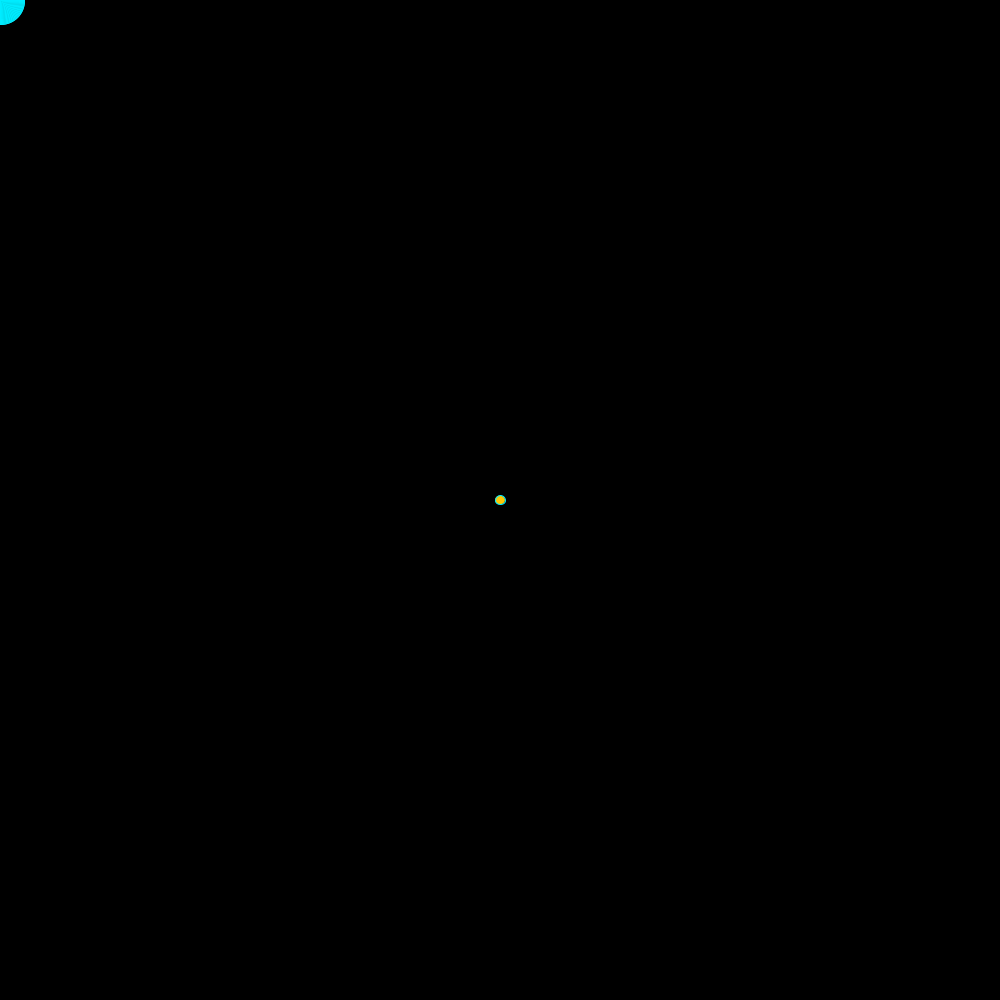
Frame 1 (no input)
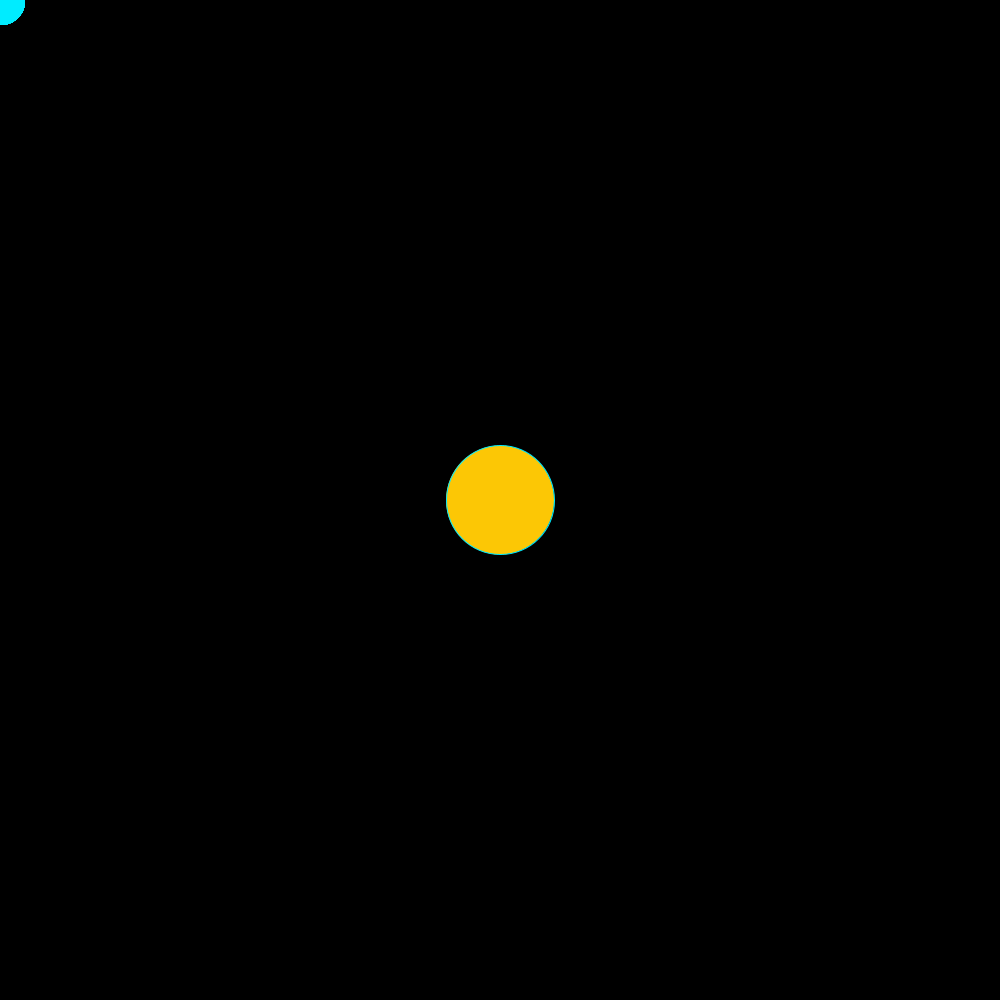
Frame 60 (the mouse pressed at the canvas centre just before this capture)
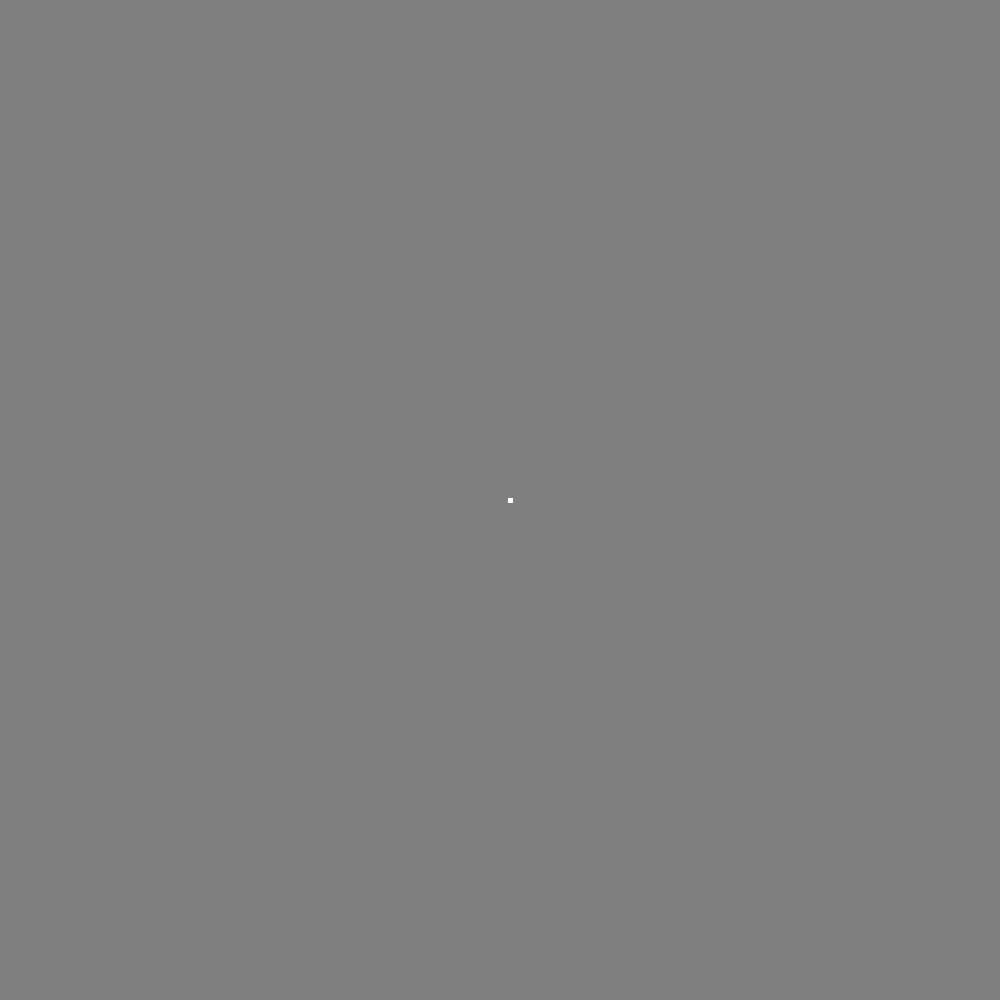
Frame 120 (the mouse held since frame 60 and released just before this capture)

The Processing sketch that drew these frames (run headless with seeded random() and noise(); from frame 60 on, the mouse is pressed at the canvas centre):

// Processing sketch: Mapping
// ── Mapping.pde
String Here;
int xC1, yC1;
int size = 10;
int r, g, b;
float summ;

void setup()
{
  noStroke();
  size(1000,1000);
  background(0);
xC1 = 500;
yC1 = 500;



}

void draw() 
{

circle1();

summ= sum(mouseX, mouseY);
if(summ>10){
  textAlign(CENTER);
  textSize(30);
  fill(map(mouseX, 0, width, 0, 255), map(mouseY, 0, height, 0, 255));
  text("YES", 500, 500);
}

  for(int i =0;i<50;i++){  //drawing square
        float r = random(10, 500);
  stroke(#00ECFF);
  strokeWeight(1);
  fill(map(mouseX, 12, width, 0, 255), map(mouseY, 0, height, 0, 255));
  //rectMode(CENTER);
ellipse(mouseX, mouseY, i, i);
  }
  
  if(calDis1() < 400){
  println("Inside the cirlcle");
  noStroke();
  fill(#FCC705);
fill(random(0, 255), random(0, 255), random(0, 255));
   ellipse(xC1, yC1, size++, size++);
  }else{
      fill(#FCC705);
    ellipse(xC1, yC1, size--, size--);
  }
  
if(mousePressed){
  //do sth
  background(map(mouseX, 0, width, 0, 255), map(mouseY, 0, height, 0, 255),map(mouseY, 0, height, 0, 255));;
    float x1=mouseY;
  float y1=mouseX;
  float x2=mouseX;
  float y2=mouseY;
  
  int numDots = 40; //lerp function
  //float spacing = 100.0 / (numDots - 1);
  for(int x = 0; x < numDots; x++){
     for(int y = 0; y < numDots; y++){
       float px=lerp(x1, x2, x/10.0)+10;
    float py=lerp(y1, y2, y/10.0);
    stroke(255);
    strokeWeight(5);
    point(px, py);
     }
  }
  if(calDis1() < 150){
    //fill(map(mouseX, 0, width, 0, 255), map(mouseY, 0, height, 0, 255), map(mouseX, 0, width, 0, 255));
  }
  if(OnPoint(mouseX, mouseY)==false){
  println("notonpoint");
textSize(50);
  fill(map(mouseX, 0, width, 0, 255), map(mouseY, 0, height, 100, 255));
  textAlign(CENTER);
  text("NOPE", 500, 500);
}

}

}

int sum(int s1, int s2){ //int return
  int sum =s1+s2;
  return sum;
}

void circle1() {   
  noStroke();
  //fill(map(mouseX, 0, width, 0, 255), map(mouseY, 0, height, 0, 255), map(mouseX, 0, width, 0, 255));
  //circle(map(mouseX, 0, width, width, 0), map(mouseY, 0, height, height, 0), 50);
    float r = random(10, 600);
  fill(map(mouseX, 0, width, 0, 255), map(mouseY, 0, height, 0, 255),map(mouseY, 0, height, 0, 255));
  stroke(#FCC705);
  strokeWeight(0.5);
ellipse(xC1, yC1, mouseX, mouseY); //r//r
}

float calDis1() {  //dis between mouse and center
  float distance=dist(mouseX, mouseY, width/2, height/2);
  return distance;
}
//float calcDist1(float x, float y ){
//  float dist = sqrt(sq(x - mouseX)+sq(y - mouseY));      
//  return dist;
//}
boolean OnPoint(float a, float b) { //boolean function
  if (a==500 && b==500) {
    return true;
  } else {
    return false;
  }
}
